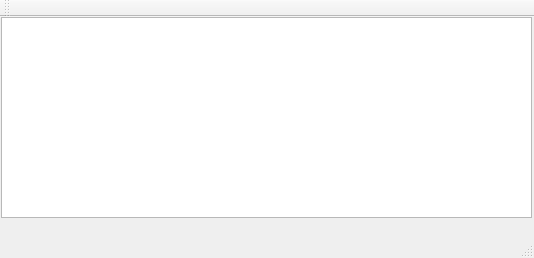
<?xml version="1.0" encoding="UTF-8"?>
<ui version="4.0">
 <class>MainWindow</class>
 <widget class="QMainWindow" name="MainWindow">
  <property name="geometry">
   <rect>
    <x>0</x>
    <y>0</y>
    <width>534</width>
    <height>258</height>
   </rect>
  </property>
  <property name="windowTitle">
   <string>接收端</string>
  </property>
  <widget class="QWidget" name="centralWidget">
   <widget class="QTextEdit" name="textEdit">
    <property name="geometry">
     <rect>
      <x>1</x>
      <y>0</y>
      <width>531</width>
      <height>201</height>
     </rect>
    </property>
   </widget>
  </widget>
  <widget class="QMenuBar" name="menuBar">
   <property name="geometry">
    <rect>
     <x>0</x>
     <y>0</y>
     <width>534</width>
     <height>23</height>
    </rect>
   </property>
  </widget>
  <widget class="QToolBar" name="mainToolBar">
   <attribute name="toolBarArea">
    <enum>TopToolBarArea</enum>
   </attribute>
   <attribute name="toolBarBreak">
    <bool>false</bool>
   </attribute>
  </widget>
  <widget class="QStatusBar" name="statusBar"/>
 </widget>
 <layoutdefault spacing="6" margin="11"/>
 <resources/>
 <connections/>
</ui>
